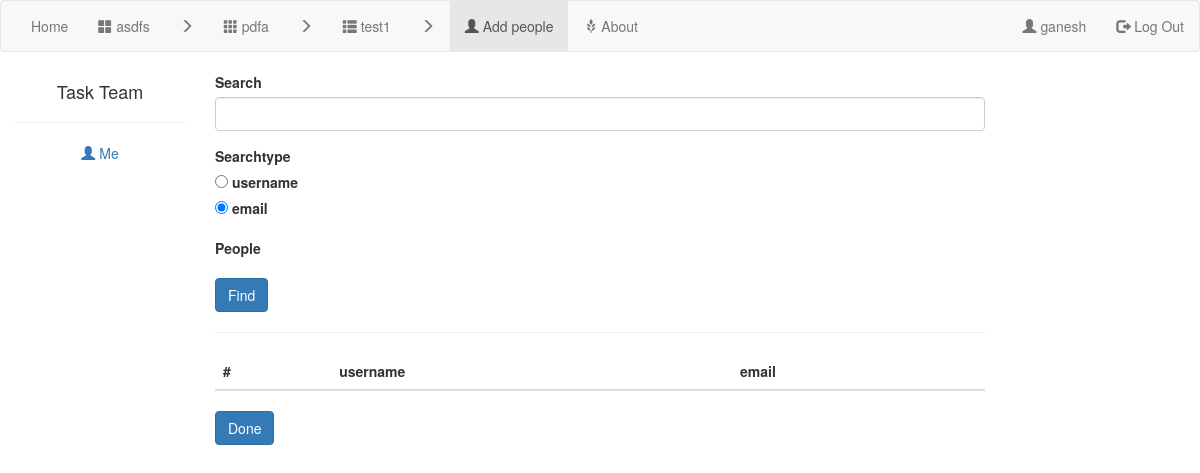
The page /1/1/4/chooseTaskMates/ (signed in) on the database its author committed.
### projectMgr/models.py (models this page shows)
class Project(models.Model):
    name = models.CharField(max_length=100)
    people = models.ManyToManyField(User,related_name="project_set")
    description = models.TextField()
    isArchived = models.BooleanField(default=False)
    comment = models.ManyToManyField(Comment)
    created = models.DateTimeField(auto_now=True)
    createdBy = models.ForeignKey(User,on_delete=models.CASCADE,related_name="projectIcreated",null=True)
    deadLine = models.DateTimeField(null=True)
    pass

class TaskGroup(models.Model):
    name = models.CharField(max_length=100)
    creator = models.ForeignKey(User,on_delete=models.CASCADE,related_name='taskgroupIcreated',null=True)
    description = models.TextField()
    project = models.ForeignKey(Project,on_delete=models.CASCADE,related_name="taskgroup_set",null=True)
    comment = models.ManyToManyField(Comment)
    people = models.ManyToManyField(User)
    created = models.DateTimeField(auto_now=True)
    DeadLine = models.DateTimeField(null=True)

class Task(models.Model):
    name = models.CharField(max_length=100)
    people = models.ManyToManyField(User)
    reporter = models.ForeignKey(User,related_name='Ireported',null=True,on_delete=models.PROTECT)
    description = models.TextField()
    taskGroup = models.ForeignKey(TaskGroup,on_delete=models.CASCADE,null=True)
    comment = models.ManyToManyField(Comment)
    created = models.DateTimeField(auto_now=True)
    stage = models.CharField(max_length=100) #initiate->in progress->review->done
    priority = models.CharField(max_length=100,default="Normal")
    deadLine = models.DateTimeField(null=True)
    pass

class User(AbstractUser):
    profilePicture = models.CharField(max_length=200,null=True)
    fullName = models.CharField(max_length=100,null=True)
    bio = models.CharField(null=True,max_length=500)
    pass

### projectMgr/views.py (the view)
# urls.py: path('<int:projectid>/<int:taskGroupId>/<int:taskid>/chooseTaskMates/',views.chooseTaskMates2,name='chooseTaskMates'),
def chooseTaskMates2(request: HttpRequest, projectid, taskGroupId, taskid):
    if not request.user.is_authenticated:
        return redirect('projectMgr:homepage')
    thisTask = models.Task.objects.get(id=taskid)
    thisTaskGroup = models.TaskGroup.objects.get(id=taskGroupId)
    thisTaskProject = thisTaskGroup.project
    result = thisTaskGroup.people.all().exclude(username__in=[person.username for person in thisTask.people.all()])[:20]
    if request.method == 'POST':
        form = forms.chooseMates2(request.POST)
        if form.is_valid():
            search = form.cleaned_data['search']
            searchType = form.cleaned_data['searchType']
            if searchType == 'email':
                result = thisTaskGroup.people.filter(email__contains=search)
            elif searchType == 'username':
                result = thisTaskGroup.people.filter(username__contains=search)
            result = result.exclude(username__in=[person.username for person in thisTask.people.all()])[:20]
    else:
        form = forms.chooseMates()
    return render(request, 'projectMgr/selectTaskMates.html',
                  {'results':result,'form': form, 'project': thisTaskProject, 'taskGroup': thisTaskGroup, 'task': thisTask, "thisUser": request.user})

### projectMgr/forms.py
class chooseMates(forms.Form):
    search = forms.CharField(max_length=200,required=False)
    searchType = forms.ChoiceField(choices=[['username','username'],['email','email']],required=False,widget=forms.RadioSelect,initial='email')
    people = forms.MultipleChoiceField(widget=forms.CheckboxSelectMultiple,required=False)
    def __init__(self,  *args, peopleChoice=None, **kwargs):
        print("peopleChoice",peopleChoice)
        super().__init__(*args,**kwargs)
        if peopleChoice:
            self.fields['people'].choices = peopleChoice

### projectMgr/templates/projectMgr/selectTaskMates.html (shortened to what this page needs)
{% extends 'projectMgr/base.html' %}
{% block leftnav %}
<li><a href="{% url 'projectMgr:projectDetail' project.id %}" ><span class="glyphicon glyphicon-th-large"></span> {{project.name}}</a></li>
<li><a href="" ><span class="glyphicon glyphicon-menu-right"></span></a></li>
<li><a  href="{% url 'projectMgr:taskGroupDetail' project.id taskGroup.id %}" ><span class="glyphicon glyphicon-th"></span> {{taskGroup.name}}</a></li>
<li><a href="" ><span class="glyphicon glyphicon-menu-right"></span></a></li>
<li><a  href="{% url 'projectMgr:taskDetail' project.id taskGroup.id task.id %}" ><span class="glyphicon glyphicon-th-list"></span> {{ task.name }}</a></li>
<li><a href="" ><span class="glyphicon glyphicon-menu-right"></span></a></li>
    <li class="active"><a  href="" ><span class="glyphicon glyphicon-user"></span> Add people</a></li>
{% endblock %}
{% block body %}
        {% load crispy_forms_tags %}
     <form action="{% url 'projectMgr:chooseTaskMates' projectid=project.id taskGroupId=taskGroup.id taskid=task.id %}" method="post">
     {{ form|crispy }}
     <input type="submit" value="Find" class="btn btn-primary" >
         <hr>
    </form>
        <table class="table">
  <thead class="thead-light">
    <tr>
      <th scope="col">#</th>
      <th scope="col">username</th>
      <th scope="col">email</th>
    </tr>
  </thead>
</table>
    <button class="btn btn-primary" onclick="window.location.href = '{% url 'projectMgr:taskDetail' project.id taskGroup.id task.id %}';">Done</button>
{% endblock %}
{% block sidenav %}
    <h4>Task Team</h4>
    <hr>
    {% for person in task.people.all %}
            {% if person == thisUser %}
                    <p><a style="margin: 3px"  href=""><span class="glyphicon glyphicon-user"></span> Me</a></p>
        {% else %}
            <p><a style="margin: 3px"  href=""><span class="glyphicon glyphicon-user"></span> {{ person.username }}</a></p>
        {% endif %}
        {% endfor %}
{% endblock %}

### projectMgr/templates/projectMgr/base.html (shortened to what this page needs)
<!DOCTYPE html>
<html lang="en">
 {% load static %}
<link rel="stylesheet" type="text/css" href="{% static 'projectMgr/styles.css' %}">
  <link rel="stylesheet" href="https://maxcdn.bootstrapcdn.com/bootstrap/3.4.1/css/bootstrap.min.css">
<nav class="navbar navbar-default ">
    <div class="container-fluid">
        <ul class="nav navbar-nav">
            <li class="nav-item"><a href="{% url 'projectMgr:homepage' %}">Home</a></li>
            {% block leftnav %}
            {% endblock %}
            <li><a href="{% url 'projectMgr:about' %}"><span class="glyphicon glyphicon-grain"></span> About</a></li>
        </ul>
        <ul class="nav navbar-nav navbar-right">
            {% block rightnav %}
                {% if thisUser %}
                    <li><a href="{% url 'projectMgr:userinfo' %}"><span class="glyphicon glyphicon-user"></span> {{ thisUser.username }}</a></li>
                    <li><a href="{% url 'projectMgr:logout' %}"><span class="glyphicon glyphicon-log-out"></span> Log Out</a></li>
                {% else %}
                    <li><a href="{% url 'projectMgr:signin' %}"><span class="glyphicon glyphicon-log-in"></span> Log In</a></li>
                    <li><a href="{% url 'projectMgr:signup' %}"><span class="glyphicon glyphicon-user"></span> Sign Up</a></li>
                {% endif %}
            {% endblock %}
        </ul>
    </div>
</nav>
<div class="container-fluid text-center">
    <div class="row content">
        <div class="col-sm-2 sidenav">
            {% block sidenav %}{% endblock %}
        </div>
        <div class="col-sm-8 text-left">
        {% block body %}{% endblock %}
        </div>
    </div>
</div>
</html>

### rows shown on the page
Project: name "asdfs"
TaskGroup: name "pdfa"
Task: name "test1"
User: username "ganesh", shows "Me"
